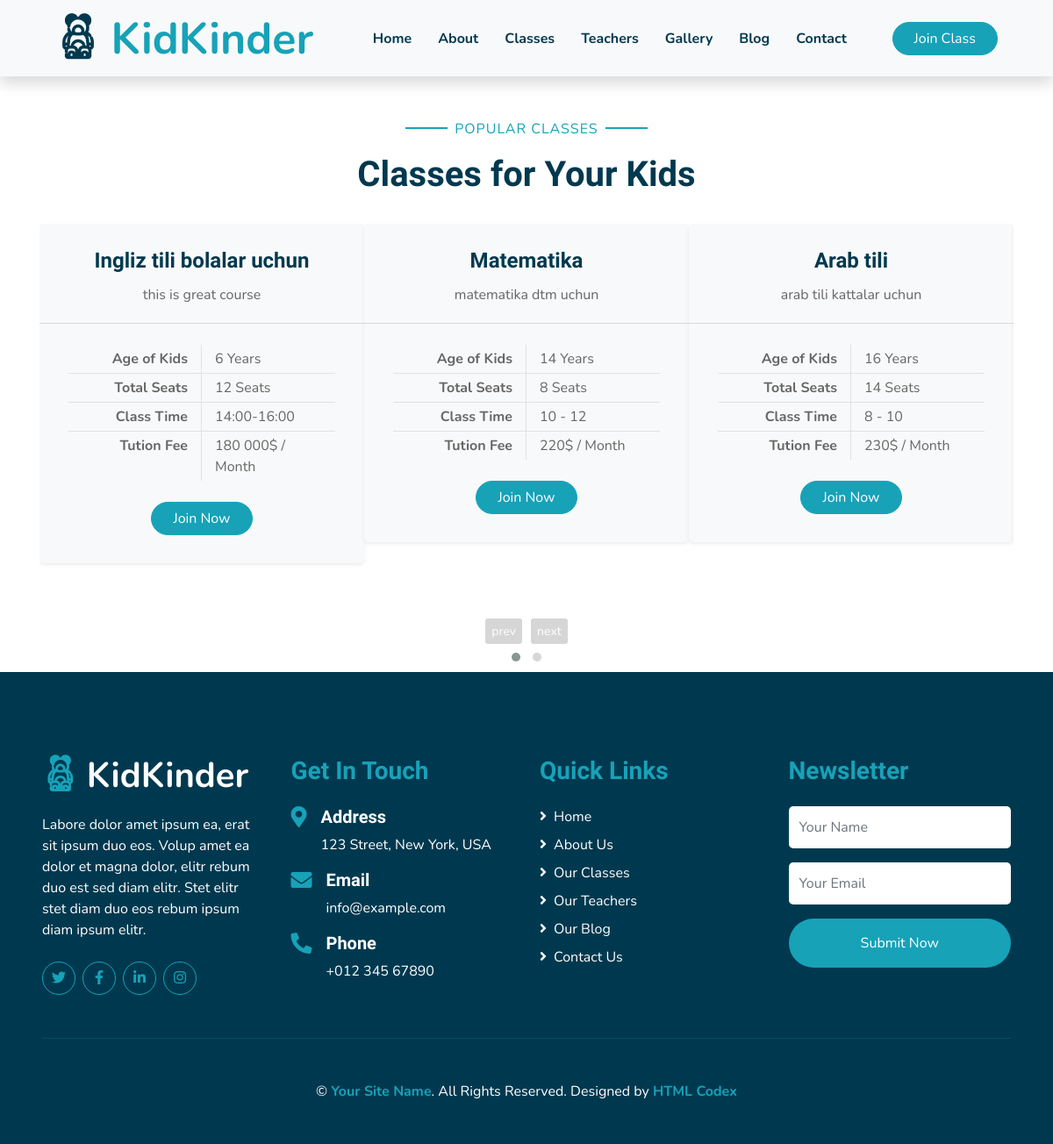
The page /class/ on the database its author committed.
### KidKinder_app/models.py (models this page shows, shortened)
class Classes(models.Model):
    picture = models.ImageField(upload_to='classes_image/')
    title = models.CharField(max_length=50)
    description = models.TextField()
    yoshi = models.CharField(max_length=50)
    jami = models.CharField(max_length=50)
    vaqti = models.CharField(max_length=100)
    harajat = models.CharField(max_length=50)

### KidKinder_app/views.py (the view)
# urls.py: path('class/', views.class_page, name="class"),
def class_page(request):
    classes = Classes.objects.all()
    parents = Parents.objects.all()
    context = {
        'classes': classes,
        'parents': parents,
    }
    return render(request, 'class.html', context)

### templates/class.html (shortened to what this page needs)
{% extends 'includes/main.html'%}
{% load static%}
{% block content %}
<link rel="stylesheet" href="{% static 'css/owl.carousel.min.css' %}">
<link rel="stylesheet" href="{% static 'css/owl.theme.default.min.css' %}">
<div class="container-fluid pt-5">
    <div class="container">
        <div class="text-center pb-2">
            <p class="section-title px-5"><span class="px-2">Popular Classes</span></p>
            <h1 class="mb-4">Classes for Your Kids</h1>
        </div>
        <div class="owl-carousel owl-theme ">
                {% for class in classes %}
                    <div class="mb-5">
                        <div class="card border-0 bg-light shadow-sm pb-2">
                            <div class="card-body text-center">
                                <h4 class="card-title">{{ class.title}}</h4>
                                <p class="card-text">{{ class.description}}</p>
                            </div>
                            <div class="card-footer bg-transparent py-4 px-5">
                                <div class="row border-bottom">
                                    <div class="col-6 py-1 text-right border-right"><strong>Age of Kids</strong></div>
                                    <div class="col-6 py-1">{{ class.yoshi}} Years</div>
                                </div>
                                <div class="row border-bottom">
                                    <div class="col-6 py-1 text-right border-right"><strong>Total Seats</strong></div>
                                    <div class="col-6 py-1">{{ class.jami}} Seats</div>
                                </div>
                                <div class="row border-bottom">
                                    <div class="col-6 py-1 text-right border-right"><strong>Class Time</strong></div>
                                    <div class="col-6 py-1">{{ class.vaqti}}</div>
                                </div>
                                <div class="row">
                                    <div class="col-6 py-1 text-right border-right"><strong>Tution Fee</strong></div>
                                    <div class="col-6 py-1">{{ class.harajat }}$ / Month</div>
                                </div>
                            </div>
                            <a href="" class="btn btn-primary px-4 mx-auto mb-4">Join Now</a>
                        </div>
                    </div>
                {% endfor%}
        </div>
    </div>
</div>
{% endblock%}

### rows shown on the page
Classes: title "Ingliz tili bolalar uchun", description "this is great course", yoshi "6", jami "12", vaqti "14:00-16:00", harajat "180 000"
Classes: title "Matematika", description "matematika dtm uchun", yoshi "14", jami "8", vaqti "10 - 12", harajat "220"
Classes: title "Arab tili", description "arab tili kattalar uchun", yoshi "16", jami "14", vaqti "8 - 10", harajat "230"
